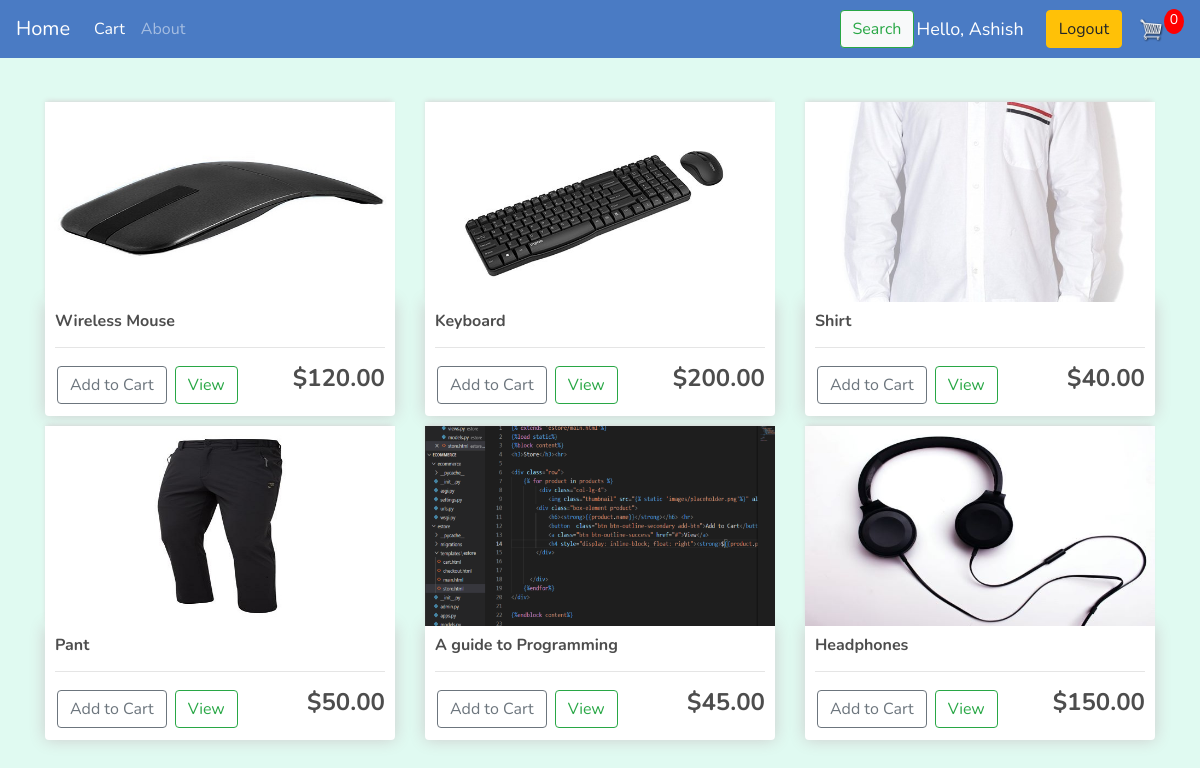
The app's page / (signed in) with its own data.
### estore/models.py (models this page shows, shortened)
class Product(models.Model):
    name = models.CharField(max_length=200, null=True)
    price = models.DecimalField(max_digits=7, decimal_places=2)
    digital = models.BooleanField(default=False, null=True, blank=False)
    image = models.ImageField(null=True, blank=True)
    @property
    def imageURL(self):
        try:
            url = self.image.url
        except:
            url = ''
        return url

### estore/views.py (the view)
# urls.py: path('', views.store, name="store"),
def store(request):
   data = cartData(request)
   cartItems = data['cartItems']
   products = Product.objects.all()
   myFilter = ProductFilter(request.GET, queryset=products)
   products = myFilter.qs
   context = {'products':products, 'cartItems':cartItems, 'myFilter':myFilter}
   return render(request, 'estore/store.html', context)

### estore/models.py (called while the page is built)
    @property
    def cart_items(self):
        orderitems = self.orderitem_set.all()
        total = sum([item.quantity for item in orderitems])
        return total

### estore/utils.py (called while the page is built)
def cartData(request):
    if request.user.is_authenticated:
        customer = request.user.customer
        order, created = Order.objects.get_or_create(
            customer=customer, complete=False)
        items = order.orderitem_set.all()
        cartItems = order.cart_items
    else:
        cookieData = cookieCart(request)
        cartItems = cookieData['cartItems']
        order = cookieData['order']
        items = cookieData['items']
    return{'cartItems': cartItems, 'order': order, 'items': items}

### estore/templates/estore/store.html (shortened to what this page needs)
{% extends 'estore/main.html'%}
{%load static%}
{%block content%}
<div class="row">
            </div>
<div class="row">
    {% for product in products %}
         <div class="col-lg-4">
            <img class="thumbnail" src="{{product.imageURL}}" alt="product image">
        <div class="box-element product">
            <h6><strong>{{product.name}}</strong></h6> <hr>
            <button data-product="{{product.id}}" data-action="add" class="btn btn-outline-secondary add-btn update-cart">Add to Cart</button>
            <a class="btn btn-outline-success" href="#">View</a>
            <h4 style="display: inline-block; float: right"><strong>${{product.price|floatformat:2}}</strong></h4>
        </div>
      </div>
    {%endfor%}
</div>
{%endblock content%}

### estore/templates/estore/main.html (shortened to what this page needs)
<!DOCTYPE html>
{%load static %}
<html>
<head>
    <link rel="stylesheet" href="https://stackpath.bootstrapcdn.com/bootstrap/4.4.1/css/bootstrap.min.css">
    <link rel="stylesheet" type="text/css" href="{%static 'css/main.css'%}">
   </head>
    <body>
        <nav class="navbar navbar-expand-lg navbar-dark bg-dark">
          <a class="navbar-brand" href="{% url 'store' %}">Home</a>
          <div class="collapse navbar-collapse" id="navbarSupportedContent">
            <ul class="navbar-nav mr-auto">
              <li class="nav-item active">
                <a class="nav-link" href="{% url 'cart' %}">Cart<span class="sr-only">(current)</span></a>
              </li>
            <li class="nav-item">
                <a class="nav-link" href="{% url 'about'%}">About</a>
              </li>
              </ul>
              <button id="searchbutton" class="btn btn-outline-success my-2 my-sm-0 bg-light" type="submit" onclick="showSearchForm()">Search</button>
            <div class="form-inline my-2 my-lg-0">
            {% if request.user.is_authenticated%}
            <span class="abc">Hello, {{request.user|title}}</span>
            <a href="{% url 'logout'%}"class="btn btn-warning">Logout</a>
            {%else%}
            <a href="{% url 'login'%}"class="btn btn-warning">Login</a>
            {%endif%}
            <a href="{% url 'cart' %}">
            <img  id="cart-icon" src="{% static 'images/cart.png' %}">
            </a>
            <p id="cart-total">{{cartItems}}</p>
              </div>
          </div>
        </nav>
        <div class="container">
        <br>
            {% block content%}
            {% endblock content%}
        </div>
  </body>
</html>

### static/css/main.css (style rules this page uses)
body { background-color:#dffaf1f3; font-family: 'Nunito', sans-serif; }
h1,h2,h3,h4,h5,h6 { color:hsl(0, 0%, 30%); }
.box-element { box-shadow:hsl(0, 0%, 80%) 0 0 16px; background-color: #fff; border-radius: 4px; padding: 10px; }
.thumbnail { width: 100%; height: 200px; -webkit-box-shadow: -1px -3px 5px -2px rgba(214,214,214,1); -moz-box-shadow: -1px -3px 5px -2px rgba(214,214,214,1); box-shadow: -1px -3px 5px -2px rgba(214,214,214,1); }
.product { border-radius: 0 0 4px 4px; }
.bg-dark { background-color:#4a7bc4!important; }
#cart-icon { width:25px; display: inline-block; margin-left: 15px; }
#cart-total { display: block; text-align: center; color:#fff; background-color: red; width: 20px; height: 25px; border-radius: 50%; font-size: 14px; }
.col-lg-4, .col-lg-6, .col-lg-8, .col-lg-12 { margin-top: 10px; }
.btn { border-radius: 3; margin: 2px; }

### estore/templates/estore/main.html (style rules this page uses)
.abc { font-size: 18px; color: #fff; margin-right: 20px; }

### records on screen
Product: imageURL (picture), name "Wireless Mouse", price "120.00"
Product: imageURL (picture), name "Keyboard", price "200.00"
Product: imageURL (picture), name "Shirt", price "40.00"
Product: imageURL (picture), name "Pant", price "50.00"
Product: imageURL (picture), name "A guide to Programming", price "45.00"
Product: imageURL (picture), name "Headphones", price "150.00"

### other values on screen
{{ request.user|title }} "Ashish"
{{ cartItems }} "0"
